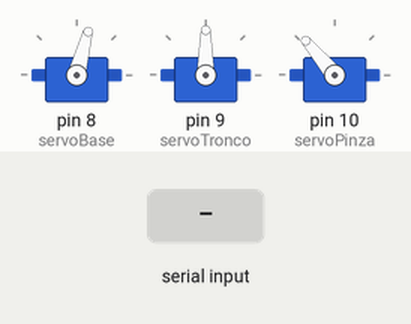
Recording of a sketch running on a simulated Arduino Uno, built with avr-gcc and run on an emulated ATmega328P. Parts: 3 × servo. The test bench sets the inputs (shaded band).

Above: at 4.2 s.
4.3 s: "V" received over Serial
At 4.8 s:
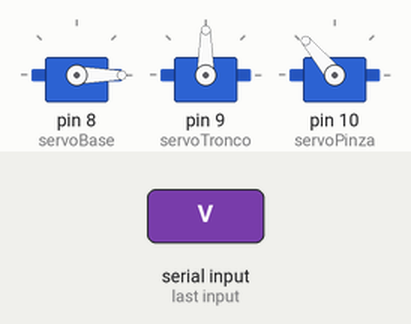
At 6.1 s:
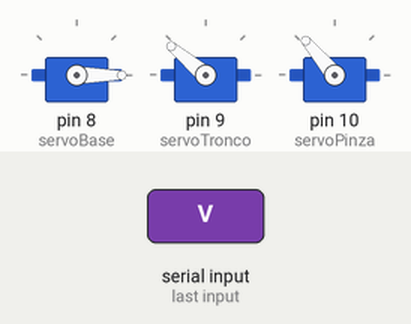
9.8 s: "A" received over Serial
At 11.1 s:
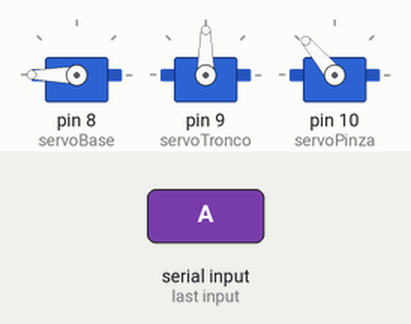
Timing chart, 0 to 15.8 s (numbered marks = the images above; inputs shaded):
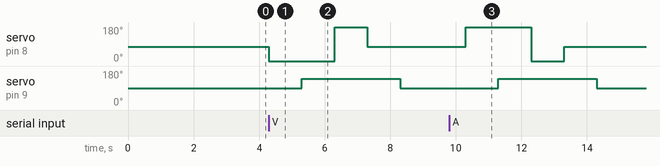

The sketch:

Brazo.ino
```cpp
#include <Servo.h> //Libreria de los servos

#define DELAY 8000 //Delay de 8 segundos para cada vez que comienza a ejecutar una serie de movimientos

unsigned long tiempoActual = 0; //variable para actualizar el contador de millis

//Declaracion de servos
Servo servoBase;
Servo servoTronco;
Servo servoPinza;

char color; //Variable de tipo caracter para almacenar la informacion de la camara a traves del puerto serial

//Flags para la habilitacion de los movimientos segun el color. (1 = True y 0 = False)
bool verde_up = 1;
bool azul_up = 1;
bool rojo_up = 1;

//Aca declaramos las funciones en donde estaran los movimientos de los servos
void base();
void servosVerde();
void servosAzul();
void servosRojo();

void setup() {
  Serial.begin(9600); //Iniciamos el puerto serial con una velocidad de 9600 baudios

    //Declaramos los pines digitales a los que se conectaran los servos
  servoBase.attach(8);
  servoTronco.attach(9);
  servoPinza.attach(10);

  base(); //Hacemos que el brazo comience en la posicion inicial al prender el arduino
}

void loop() {
  if (Serial.available()){ //Si esta disponible la comunicacion serial:
    color = Serial.read(); //Actualizamos la informacion serial

    switch (color){

     case 'V':
      if (verde_up == 1){ //Preguntamos si el color esta habilitado
       //Deshabilitamos las flags
       verde_up = 0;
       azul_up = 0;
       rojo_up = 0;
       servosVerde(); //Ejecutamos el movimiento de los para el color
    }
    break;

    case 'A':
      if (azul_up == 1){
       azul_up = 0;
       verde_up = 0;
       rojo_up = 0;
       servosAzul();
    }
    break;

    case 'R':
      if (rojo_up == 1){
       rojo_up = 0;
       azul_up = 0;
       verde_up = 0;
       servosRojo();
    }
    break;

      default:
        break;
   }

    //pasado el delay queremos que el brazo pueda volver a responder segun el puerto serial
   if(millis() > tiempoActual + DELAY){ //Preguntamos si paso mas tiempo que el delay
    tiempoActual = millis(); //Actualizamos el cronometro
    //Volvemos a habilitar las flags
    verde_up = 1;
    azul_up = 1;
    rojo_up = 1;
   }
  }
}

//Set de movimientos para la posicion de espera
void base(){
  servoBase.write(75); //Movemos el servo 75 grados
  delay(1000); //Le damos un delay de un segundo entre movimiento y movimiento
  servoTronco.write(90);
  delay(1000);
  servoPinza.write(130);
  delay(1000);
}

//Set de movimientos para el color verde
 void servosVerde(){
    servoBase.write(0);
    delay(1000);
    servoTronco.write(140);
    delay(1000);
    servoBase.write(180);
    delay(1000);
    base();
}

//Set de movimientos para el color Azul
void servosAzul(){
    servoBase.write(180);
    delay(1000);
    servoTronco.write(140);
    delay(1000);
    servoBase.write(0);
    delay(1000);
    base();
}

//Set de movimientos para el color rojo
void servosRojo(){
    servoPinza.write(90);
    delay(1000);
    servoTronco.write(140);
    delay(1000);
    servoPinza.write(180);
    delay(1000);
    base();
}
```

Measured:
- after the input at 4.3 s, servo on pin 8 (servoBase): 75° → 0° at once, → 180° 2.0 s later, → 75° 1.0 s later; servo on pin 9 (servoTronco): 90° → 140° after 1.0 s, → 90° 3.0 s later
- after the input at 9.8 s, servo on pin 8 (servoBase): 75° → 180° after 0.50 s, → 0° 2.0 s later, → 75° 1.0 s later; servo on pin 9 (servoTronco): 90° → 140° after 1.5 s, → 90° 3.0 s later
